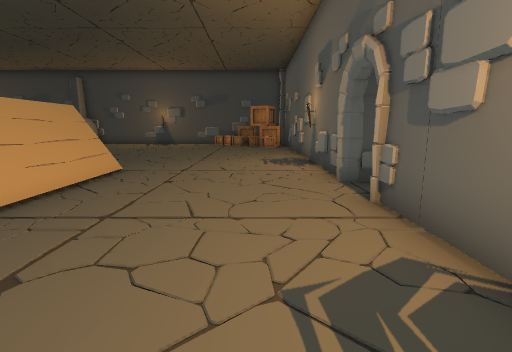
[1] (above)

23 first-person views from a walk through a 3-D level made in the Unity game engine. The camera is 1.4 m above the floor, tilts 10° down and sees 85° across. The floor is counted in squares, 1.2 m on a side. Each view is taken from the middle of a square. On the plan, view 1 faces up. The plan holds only what a view shows up to about 12 squares ahead; the rest is blank. The place goes on beyond the plan. The player is left out. Some animated figures are not drawn. Door leaves are left out, so doorways stand open.

[2]
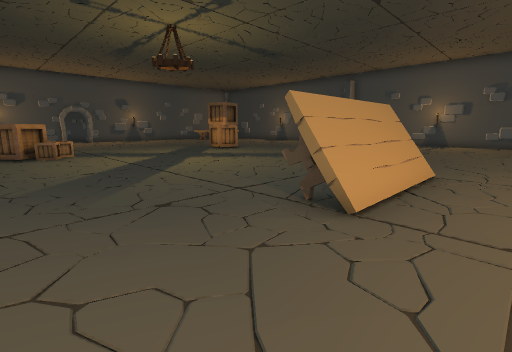

[3]
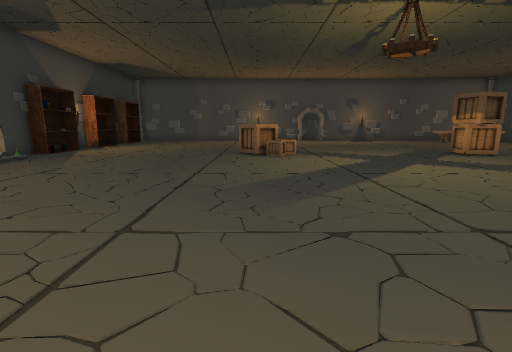

[4]
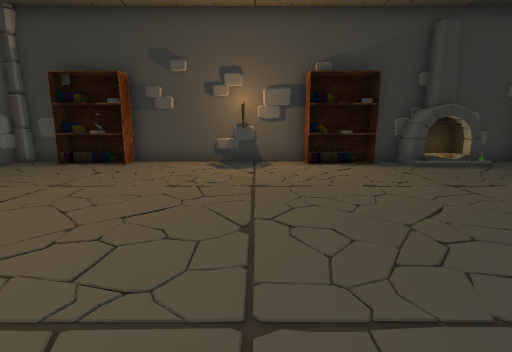

[5]
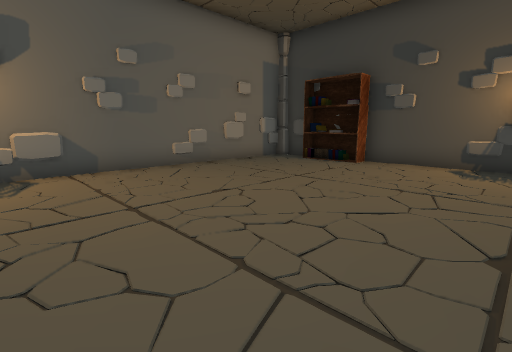

[6]
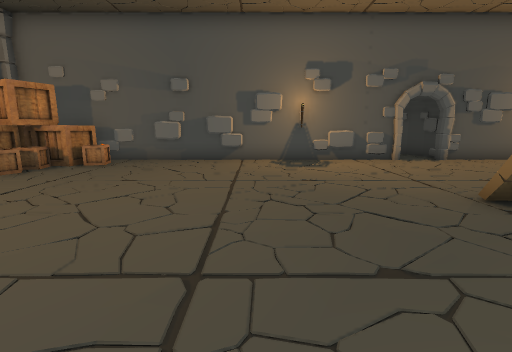

[7]
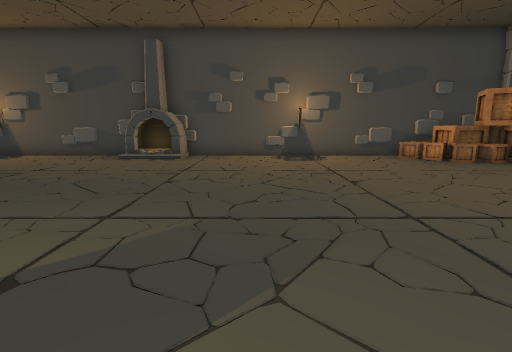

[8]
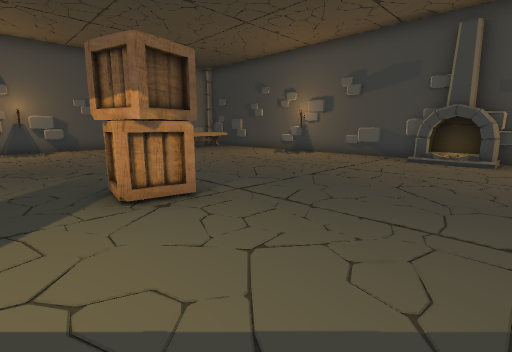

[9]
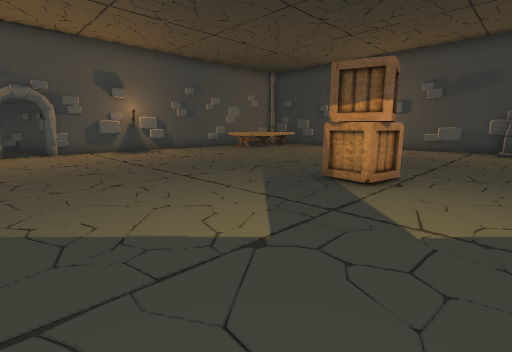

[10]
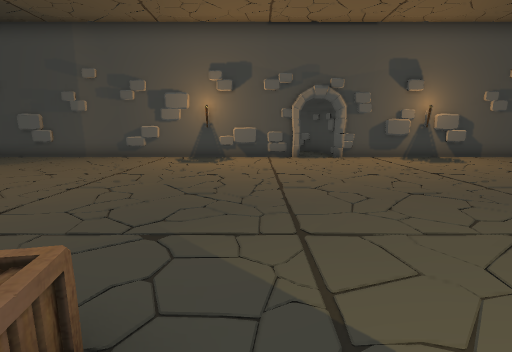

[11]
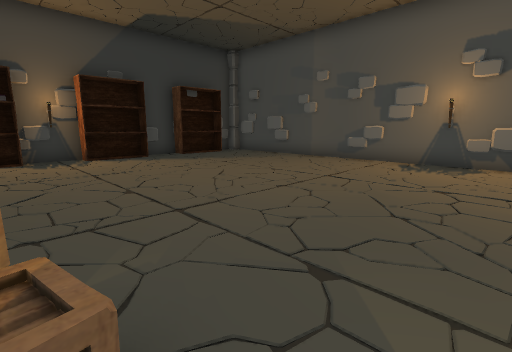

[12]
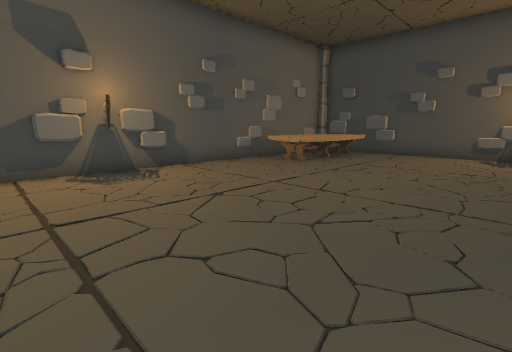

[13]
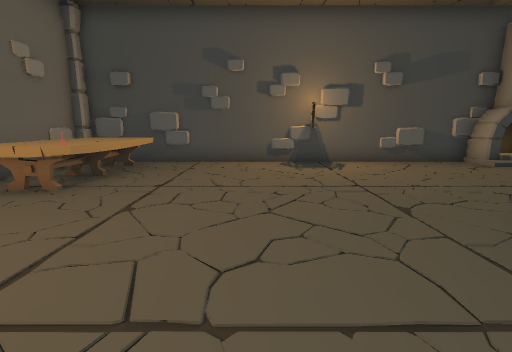

[14]
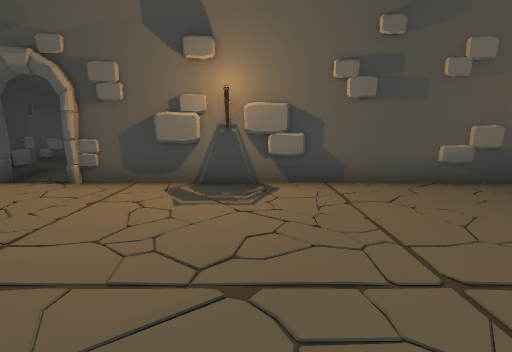

[15]
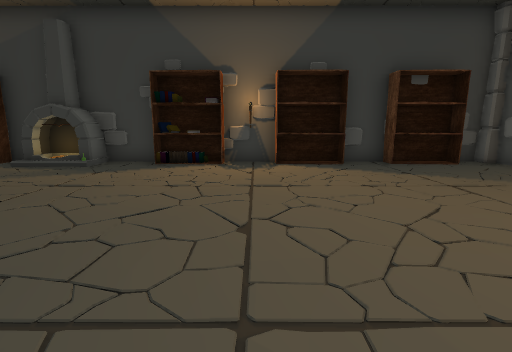

[16]
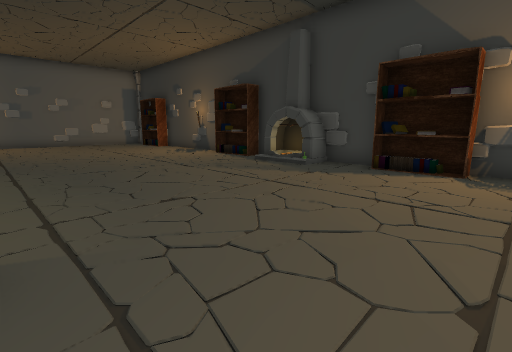

[17]
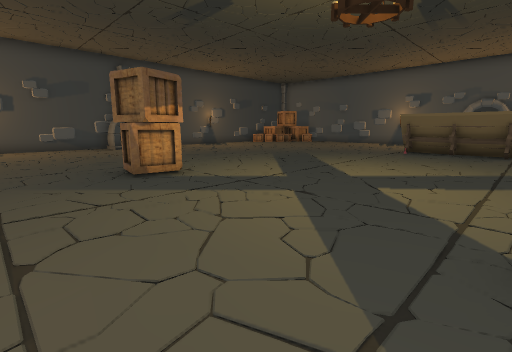

[18]
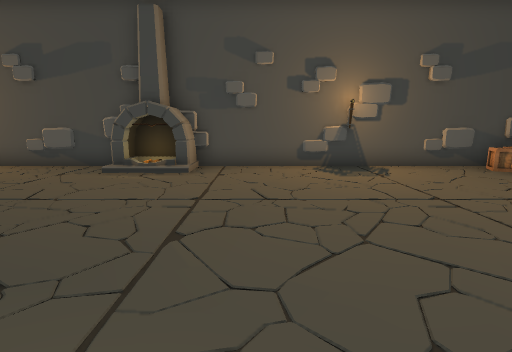

[19]
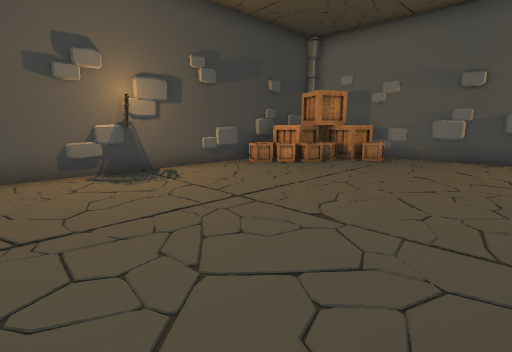

[20]
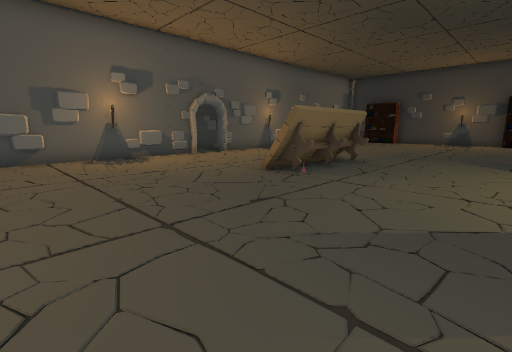

[21]
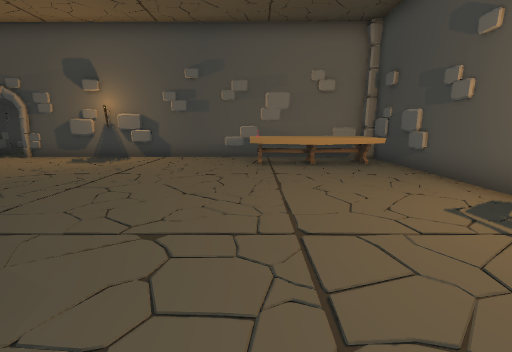

[22]
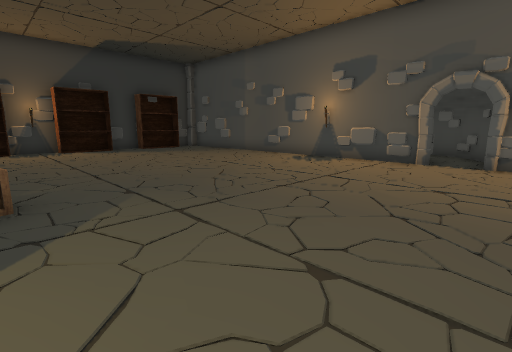

[23]
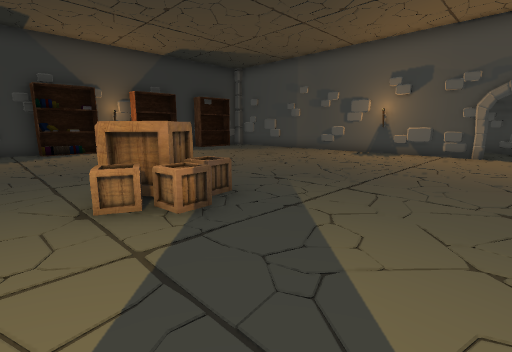

### Floor plan
Points are (right, up) in squares from view 1. A wall is a line through its corners. A room is listed if a view was taken in it or the views show most of it. See-through windows are left out.
Room 1 (views 1, 2, 3, 4, 5, 6, 7, 8, 9, 10, 11, 12, 13, 14, 15, 16, 17, 18, 19, 20, 21, 22, 23)
walls: (-10.9, -8.5) (-9.6, -8.5); (-14.9, -8.5) (-12.9, -8.5); (-25.8, 3.5) (-25.8, -7); (-25.8, 3) (-25.7, 1.9); (1.9, 7.1) (1.9, 17.9); (-7.8, -8.5) (-1.8, -8.5); (1.9, 1.9) (1.9, 3.3); (2.3, 4.4) (3.1, 4.4); (-12.9, 19.4) (-24.5, 19.4); (-14.4, 19.4) (-15.5, 19.2); (-17.7, -8.5) (-17, -8.4); (1.9, -0.4) (1.8, 0.7); (3, 4.4) (3.9, 4.6); (-25.8, 11) (-25.7, 10.4); (-18.8, -8.5) (-16.9, -8.5); (1.9, 11.5) (1.8, 12.2); (-5.9, 19.2) (-7, 19.4); (-6.3, 19.4) (-7.1, 19.4); (1.9, 13.4) (1.9, 13.9); (-22.4, -8.5) (-21, -8.5); (-25.8, 15.1) (-25.7, 14.3); (-22.3, 19.3) (-22.9, 19.3); (0.6, -8.5) (1.6, -8.5); (0.2, 19.4) (-10.9, 19.4); (-25.5, -8.5) (-24.8, -8.5); (1.9, -8.2) (1.9, 0.8); (-25.8, 18.5) (-25.8, 7.4)
low walls: (-25.7, 2.5) (-25.9, 1.7); (-15, 19.3) (-15.8, 19.5); (-25.7, 14.7) (-25.9, 13.8); (-3.1, 19.3) (-4, 19.4)
ways out: open door at (-26, 5.5)
objects: pillar (-26, -9) to (-26, -8); other object (-26, 4); other object (-26, 7); other object (-25, 15) to (-23, 19); other object (-24, -8) to (-23, -8); other object (-21, -8) to (-19, -8); other object (-17, -8) to (-15, -8); other object (-16, 1) to (-15, 1); other object (-16, 2); other object (-15, 2); other object (-15, 10) to (-14, 11); other object (-14, 2); fireplace (-13, -8) to (-11, -8); fireplace (-13, 19) to (-11, 19); other object (-10, -8) to (-8, -8); other object (-5, 4) to (-4, 7); other object (-2, -8) to (0, -8); other object (-2, 18) to (-2, 19); other object (-1, 17) to (-1, 18); other object (-1, 19); other object (0, 17) to (0, 18); other object (0, 19); other object (1, 16); other object (1, 17) to (1, 18); other object (1, 19); other object (2, 4); pillar (2, 19) to (2, 20)

Positions as (right, up) in squares from view 1, and headings:
1: (0, 0), facing up
2: (-2, 0), facing up-left
3: (-3, 1), facing left
4: (-6, 1), facing down
5: (-6, 1), facing down-right
6: (-8, 11), facing right
7: (-8, 8), facing up
8: (-10, 8), facing up-left
9: (-12, 4), facing up-left
10: (-15, 3), facing left
11: (-16, 3), facing down-left
12: (-18, 7), facing up-left
13: (-20, 10), facing up
14: (-20, 10), facing left
15: (-18, 1), facing down
16: (-18, 0), facing down-right
17: (-18, 3), facing up-right
18: (-9, 11), facing up
19: (-9, 12), facing up-right
20: (-9, 13), facing down-right
21: (-15, 15), facing left
22: (-16, 7), facing down-left
23: (-13, 6), facing down-left
